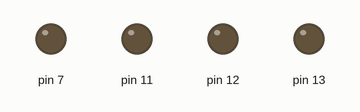
Recording of a program running on a simulated Raspberry Pi (header pin numbers). On the bench: output pins drawn as LEDs (lit = HIGH).

Above: at 0.1 s.
At 4.1 s:
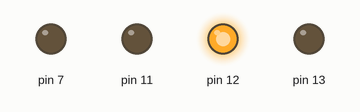
At 9.1 s:
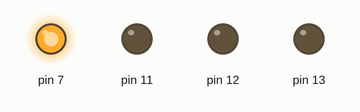
At 19.1 s:
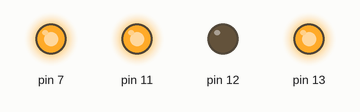
At 29.1 s:
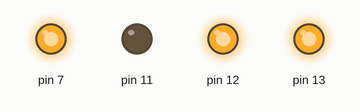
At 39.1 s:
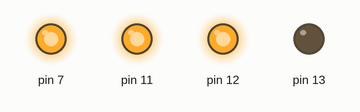
Timing chart, 0 to 40.0 s (numbered marks = the images above):
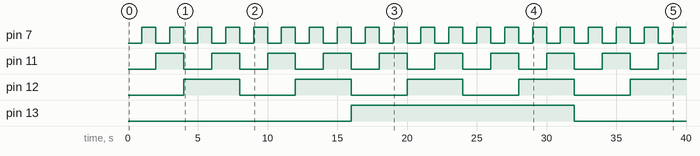

Measured:
- by itself, pin 7: alternates HIGH for 1.0 s and LOW for 1.0 s
- by itself, pin 11: alternates HIGH for 2.0 s and LOW for 2.0 s
- by itself, pin 12: alternates HIGH for 4.0 s and LOW for 4.0 s
- by itself, pin 13: LOW → HIGH at 16.0 s, → LOW 16.0 s later

The program:

flashing_led_binary.py
```python
from __future__ import division
import RPi.GPIO as GPIO
import time
GPIO.setmode(GPIO.BOARD)
#Configure IO to out
GPIO.setup(7, GPIO.OUT)   #LED1
GPIO.setup(11, GPIO.OUT)  #LED2
GPIO.setup(12, GPIO.OUT)  #LED3
GPIO.setup(13, GPIO.OUT)  #LED4

#'for loop count to 100 toggle pin out high
for x in xrange(0,100):
  GPIO.output(7,(x >> 0)%2)
  GPIO.output(11,(x >> 1)%2)
  GPIO.output(12,(x >> 2)%2)
  GPIO.output(13,(x >> 4)%2)
  time.sleep(1)

print('all done')

#testing
GPIO.cleanup()


print((count_1 >> 0)%2)
print((count_1 >> 1)%2)
print((count_1 >> 2)%2)
print((count_1 >> 4)%2)
```
